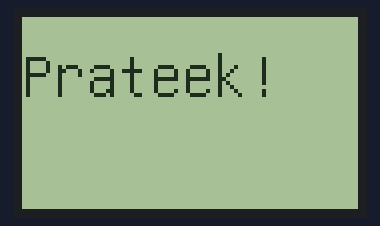
A program run on a simulated Arduino Uno, built with avr-gcc and run on an emulated ATmega328P. Shown: 84×48 one-colour display.

Above: at 0.1 s.

The program:

main.cpp
```cpp
#include <Arduino.h>
#include "U8glib.h"
#include <SPI.h>
#include <Wire.h>

// U8X8_PCD8544_84X48_4W_SW_SPI u8x8(13, 11, 6, 7, 5);
// U8X8_PCD8544_84X48_4W_HW_SPI u8x8(6, 7, 5);

U8GLIB_PCD8544 u8g(8, 4, 7, 5, 6);
//U8GLIB_PCD8544 u8g(13, 11, 10, 9, 8);

void draw(void) {
  // graphic commands to redraw the complete screen should be placed here
  u8g.setFont(u8g_font_unifont);
  u8g.setPrintPos(0, 20);
  // call procedure from base class, http://arduino.cc/en/Serial/Print
  u8g.print("Prateek!");
}


void setup()
{
}


void loop(void) {
  // picture loop
  u8g.setContrast(175);
  u8g.firstPage();
  do {
    draw();
  } while( u8g.nextPage() );

  // rebuild the picture after some delay
  delay(500);
}
```
